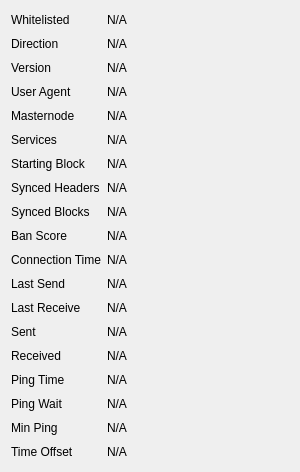
             <widget class="QWidget" name="detailWidget">
              <property name="geometry">
               <rect>
                <x>0</x>
                <y>0</y>
                <width>300</width>
                <height>472</height>
               </rect>
              </property>
              <property name="minimumSize">
               <size>
                <width>300</width>
                <height>0</height>
               </size>
              </property>
              <layout class="QGridLayout" name="gridLayout_2" columnstretch="0,1">
               <item row="18" column="1">
                <widget class="QLabel" name="timeoffset">
                 <property name="cursor">
                  <cursorShape>IBeamCursor</cursorShape>
                 </property>
                 <property name="text">
                  <string>N/A</string>
                 </property>
                 <property name="textFormat">
                  <enum>Qt::PlainText</enum>
                 </property>
                 <property name="textInteractionFlags">
                  <set>Qt::LinksAccessibleByMouse|Qt::TextSelectableByKeyboard|Qt::TextSelectableByMouse</set>
                 </property>
                </widget>
               </item>
               <item row="18" column="0">
                <widget class="QLabel" name="label_timeoffset">
                 <property name="text">
                  <string>Time Offset</string>
                 </property>
                </widget>
               </item>
               <item row="17" column="1">
                <widget class="QLabel" name="peerMinPing">
                 <property name="cursor">
                  <cursorShape>IBeamCursor</cursorShape>
                 </property>
                 <property name="text">
                  <string>N/A</string>
                 </property>
                 <property name="textFormat">
                  <enum>Qt::PlainText</enum>
                 </property>
                 <property name="textInteractionFlags">
                  <set>Qt::LinksAccessibleByMouse|Qt::TextSelectableByKeyboard|Qt::TextSelectableByMouse</set>
                 </property>
                </widget>
               </item>
               <item row="16" column="1">
                <widget class="QLabel" name="peerPingWait">
                 <property name="cursor">
                  <cursorShape>IBeamCursor</cursorShape>
                 </property>
                 <property name="text">
                  <string>N/A</string>
                 </property>
                 <property name="textFormat">
                  <enum>Qt::PlainText</enum>
                 </property>
                 <property name="textInteractionFlags">
                  <set>Qt::LinksAccessibleByMouse|Qt::TextSelectableByKeyboard|Qt::TextSelectableByMouse</set>
                 </property>
                </widget>
               </item>
               <item row="17" column="0">
                <widget class="QLabel" name="peerMinPingLabel">
                 <property name="text">
                  <string>Min Ping</string>
                 </property>
                </widget>
               </item>
               <item row="16" column="0">
                <widget class="QLabel" name="peerPingWaitLabel">
                 <property name="toolTip">
                  <string>The duration of a currently outstanding ping.</string>
                 </property>
                 <property name="text">
                  <string>Ping Wait</string>
                 </property>
                </widget>
               </item>
               <item row="15" column="1">
                <widget class="QLabel" name="peerPingTime">
                 <property name="cursor">
                  <cursorShape>IBeamCursor</cursorShape>
                 </property>
                 <property name="text">
                  <string>N/A</string>
                 </property>
                 <property name="textFormat">
                  <enum>Qt::PlainText</enum>
                 </property>
                 <property name="textInteractionFlags">
                  <set>Qt::LinksAccessibleByMouse|Qt::TextSelectableByKeyboard|Qt::TextSelectableByMouse</set>
                 </property>
                </widget>
               </item>
               <item row="15" column="0">
                <widget class="QLabel" name="label_26">
                 <property name="text">
                  <string>Ping Time</string>
                 </property>
                </widget>
               </item>
               <item row="14" column="1">
                <widget class="QLabel" name="peerBytesRecv">
                 <property name="cursor">
                  <cursorShape>IBeamCursor</cursorShape>
                 </property>
                 <property name="text">
                  <string>N/A</string>
                 </property>
                 <property name="textFormat">
                  <enum>Qt::PlainText</enum>
                 </property>
                 <property name="textInteractionFlags">
                  <set>Qt::LinksAccessibleByMouse|Qt::TextSelectableByKeyboard|Qt::TextSelectableByMouse</set>
                 </property>
                </widget>
               </item>
               <item row="14" column="0">
                <widget class="QLabel" name="label_20">
                 <property name="text">
                  <string>Received</string>
                 </property>
                </widget>
               </item>
               <item row="13" column="1">
                <widget class="QLabel" name="peerBytesSent">
                 <property name="cursor">
                  <cursorShape>IBeamCursor</cursorShape>
                 </property>
                 <property name="text">
                  <string>N/A</string>
                 </property>
                 <property name="textFormat">
                  <enum>Qt::PlainText</enum>
                 </property>
                 <property name="textInteractionFlags">
                  <set>Qt::LinksAccessibleByMouse|Qt::TextSelectableByKeyboard|Qt::TextSelectableByMouse</set>
                 </property>
                </widget>
               </item>
               <item row="12" column="0">
                <widget class="QLabel" name="label_19">
                 <property name="text">
                  <string>Last Receive</string>
                 </property>
                </widget>
               </item>
               <item row="13" column="0">
                <widget class="QLabel" name="label_18">
                 <property name="text">
                  <string>Sent</string>
                 </property>
                </widget>
               </item>
               <item row="12" column="1">
                <widget class="QLabel" name="peerLastRecv">
                 <property name="cursor">
                  <cursorShape>IBeamCursor</cursorShape>
                 </property>
                 <property name="text">
                  <string>N/A</string>
                 </property>
                 <property name="textFormat">
                  <enum>Qt::PlainText</enum>
                 </property>
                 <property name="textInteractionFlags">
                  <set>Qt::LinksAccessibleByMouse|Qt::TextSelectableByKeyboard|Qt::TextSelectableByMouse</set>
                 </property>
                </widget>
               </item>
               <item row="11" column="1">
                <widget class="QLabel" name="peerLastSend">
                 <property name="cursor">
                  <cursorShape>IBeamCursor</cursorShape>
                 </property>
                 <property name="text">
                  <string>N/A</string>
                 </property>
                 <property name="textFormat">
                  <enum>Qt::PlainText</enum>
                 </property>
                 <property name="textInteractionFlags">
                  <set>Qt::LinksAccessibleByMouse|Qt::TextSelectableByKeyboard|Qt::TextSelectableByMouse</set>
                 </property>
                </widget>
               </item>
               <item row="0" column="0">
                <widget class="QLabel" name="label_30">
                 <property name="text">
                  <string>Whitelisted</string>
                 </property>
                </widget>
               </item>
               <item row="0" column="1">
                <widget class="QLabel" name="peerWhitelisted">
                 <property name="cursor">
                  <cursorShape>IBeamCursor</cursorShape>
                 </property>
                 <property name="text">
                  <string>N/A</string>
                 </property>
                 <property name="textFormat">
                  <enum>Qt::PlainText</enum>
                 </property>
                 <property name="textInteractionFlags">
                  <set>Qt::LinksAccessibleByMouse|Qt::TextSelectableByKeyboard|Qt::TextSelectableByMouse</set>
                 </property>
                </widget>
               </item>
               <item row="1" column="0">
                <widget class="QLabel" name="label_23">
                 <property name="text">
                  <string>Direction</string>
                 </property>
                </widget>
               </item>
               <item row="1" column="1">
                <widget class="QLabel" name="peerDirection">
                 <property name="cursor">
                  <cursorShape>IBeamCursor</cursorShape>
                 </property>
                 <property name="text">
                  <string>N/A</string>
                 </property>
                 <property name="textFormat">
                  <enum>Qt::PlainText</enum>
                 </property>
                 <property name="textInteractionFlags">
                  <set>Qt::LinksAccessibleByMouse|Qt::TextSelectableByKeyboard|Qt::TextSelectableByMouse</set>
                 </property>
                </widget>
               </item>
               <item row="2" column="0">
                <widget class="QLabel" name="label_21">
                 <property name="text">
                  <string>Version</string>
                 </property>
                </widget>
               </item>
               <item row="2" column="1">
                <widget class="QLabel" name="peerVersion">
                 <property name="cursor">
                  <cursorShape>IBeamCursor</cursorShape>
                 </property>
                 <property name="text">
                  <string>N/A</string>
                 </property>
                 <property name="textFormat">
                  <enum>Qt::PlainText</enum>
                 </property>
                 <property name="textInteractionFlags">
                  <set>Qt::LinksAccessibleByMouse|Qt::TextSelectableByKeyboard|Qt::TextSelectableByMouse</set>
                 </property>
                </widget>
               </item>
               <item row="3" column="0">
                <widget class="QLabel" name="label_28">
                 <property name="text">
                  <string>User Agent</string>
                 </property>
                </widget>
               </item>
               <item row="3" column="1">
                <widget class="QLabel" name="peerSubversion">
                 <property name="cursor">
                  <cursorShape>IBeamCursor</cursorShape>
                 </property>
                 <property name="text">
                  <string>N/A</string>
                 </property>
                 <property name="textFormat">
                  <enum>Qt::PlainText</enum>
                 </property>
                 <property name="textInteractionFlags">
                  <set>Qt::LinksAccessibleByMouse|Qt::TextSelectableByKeyboard|Qt::TextSelectableByMouse</set>
                 </property>
                </widget>
               </item>
               <item row="5" column="0">
                <widget class="QLabel" name="label_4">
                 <property name="text">
                  <string>Services</string>
                 </property>
                </widget>
               </item>
               <item row="5" column="1">
                <widget class="QLabel" name="peerServices">
                 <property name="cursor">
                  <cursorShape>IBeamCursor</cursorShape>
                 </property>
                 <property name="text">
                  <string>N/A</string>
                 </property>
                 <property name="textFormat">
                  <enum>Qt::PlainText</enum>
                 </property>
                 <property name="textInteractionFlags">
                  <set>Qt::LinksAccessibleByMouse|Qt::TextSelectableByKeyboard|Qt::TextSelectableByMouse</set>
                 </property>
                </widget>
               </item>
               <item row="6" column="0">
                <widget class="QLabel" name="label_29">
                 <property name="text">
                  <string>Starting Block</string>
                 </property>
                </widget>
               </item>
               <item row="6" column="1">
                <widget class="QLabel" name="peerHeight">
                 <property name="cursor">
                  <cursorShape>IBeamCursor</cursorShape>
                 </property>
                 <property name="text">
                  <string>N/A</string>
                 </property>
                 <property name="textFormat">
                  <enum>Qt::PlainText</enum>
                 </property>
                 <property name="textInteractionFlags">
                  <set>Qt::LinksAccessibleByMouse|Qt::TextSelectableByKeyboard|Qt::TextSelectableByMouse</set>
                 </property>
                </widget>
               </item>
               <item row="7" column="0">
                <widget class="QLabel" name="label_27">
                 <property name="text">
                  <string>Synced Headers</string>
                 </property>
                </widget>
               </item>
               <item row="7" column="1">
                <widget class="QLabel" name="peerSyncHeight">
                 <property name="cursor">
                  <cursorShape>IBeamCursor</cursorShape>
                 </property>
                 <property name="text">
                  <string>N/A</string>
                 </property>
                 <property name="textFormat">
                  <enum>Qt::PlainText</enum>
                 </property>
                 <property name="textInteractionFlags">
                  <set>Qt::LinksAccessibleByMouse|Qt::TextSelectableByKeyboard|Qt::TextSelectableByMouse</set>
                 </property>
                </widget>
               </item>
               <item row="8" column="0">
                <widget class="QLabel" name="label_25">
                 <property name="text">
                  <string>Synced Blocks</string>
                 </property>
                </widget>
               </item>
               <item row="8" column="1">
                <widget class="QLabel" name="peerCommonHeight">
                 <property name="cursor">
                  <cursorShape>IBeamCursor</cursorShape>
                 </property>
                 <property name="text">
                  <string>N/A</string>
                 </property>
                 <property name="textFormat">
                  <enum>Qt::PlainText</enum>
                 </property>
                 <property name="textInteractionFlags">
                  <set>Qt::LinksAccessibleByMouse|Qt::TextSelectableByKeyboard|Qt::TextSelectableByMouse</set>
                 </property>
                </widget>
               </item>
               <item row="9" column="0">
                <widget class="QLabel" name="label_24">
                 <property name="text">
                  <string>Ban Score</string>
                 </property>
                </widget>
               </item>
               <item row="9" column="1">
                <widget class="QLabel" name="peerBanScore">
                 <property name="cursor">
                  <cursorShape>IBeamCursor</cursorShape>
                 </property>
                 <property name="text">
                  <string>N/A</string>
                 </property>
                 <property name="textFormat">
                  <enum>Qt::PlainText</enum>
                 </property>
                 <property name="textInteractionFlags">
                  <set>Qt::LinksAccessibleByMouse|Qt::TextSelectableByKeyboard|Qt::TextSelectableByMouse</set>
                 </property>
                </widget>
               </item>
               <item row="10" column="0">
                <widget class="QLabel" name="label_22">
                 <property name="text">
                  <string>Connection Time</string>
                 </property>
                </widget>
               </item>
               <item row="10" column="1">
                <widget class="QLabel" name="peerConnTime">
                 <property name="cursor">
                  <cursorShape>IBeamCursor</cursorShape>
                 </property>
                 <property name="text">
                  <string>N/A</string>
                 </property>
                 <property name="textFormat">
                  <enum>Qt::PlainText</enum>
                 </property>
                 <property name="textInteractionFlags">
                  <set>Qt::LinksAccessibleByMouse|Qt::TextSelectableByKeyboard|Qt::TextSelectableByMouse</set>
                 </property>
                </widget>
               </item>
               <item row="11" column="0">
                <widget class="QLabel" name="label_15">
                 <property name="text">
                  <string>Last Send</string>
                 </property>
                </widget>
               </item>
               <item row="4" column="0">
                <widget class="QLabel" name="label_2">
                 <property name="text">
                  <string>Masternode</string>
                 </property>
                </widget>
               </item>
               <item row="4" column="1">
                <widget class="QLabel" name="peerMasternode">
                 <property name="text">
                  <string>N/A</string>
                 </property>
                </widget>
               </item>
              </layout>
             </widget>
